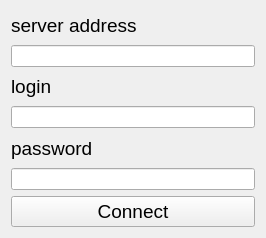
<?xml version="1.0" encoding="UTF-8"?>
<ui version="4.0">
 <class>Login</class>
 <widget class="QWidget" name="Login">
  <property name="geometry">
   <rect>
    <x>0</x>
    <y>0</y>
    <width>266</width>
    <height>238</height>
   </rect>
  </property>
  <property name="windowTitle">
   <string>Connecting</string>
  </property>
  <layout class="QGridLayout" name="gridLayout">
   <item row="1" column="0">
    <widget class="QLineEdit" name="lineEdLServAdr"/>
   </item>
   <item row="5" column="0">
    <widget class="QLineEdit" name="lineEdLPassw"/>
   </item>
   <item row="2" column="0">
    <widget class="QLabel" name="labLLogin">
     <property name="font">
      <font>
       <pointsize>14</pointsize>
      </font>
     </property>
     <property name="text">
      <string>login</string>
     </property>
    </widget>
   </item>
   <item row="0" column="0">
    <widget class="QLabel" name="labLServAdr">
     <property name="font">
      <font>
       <pointsize>14</pointsize>
      </font>
     </property>
     <property name="text">
      <string>server address</string>
     </property>
    </widget>
   </item>
   <item row="3" column="0">
    <widget class="QLineEdit" name="lineEdLLogin"/>
   </item>
   <item row="6" column="0">
    <widget class="QPushButton" name="pButtonL">
     <property name="font">
      <font>
       <pointsize>14</pointsize>
      </font>
     </property>
     <property name="text">
      <string>Connect</string>
     </property>
    </widget>
   </item>
   <item row="4" column="0">
    <widget class="QLabel" name="labLPassw">
     <property name="font">
      <font>
       <pointsize>14</pointsize>
      </font>
     </property>
     <property name="text">
      <string>password</string>
     </property>
    </widget>
   </item>
  </layout>
 </widget>
 <resources/>
 <connections/>
</ui>
